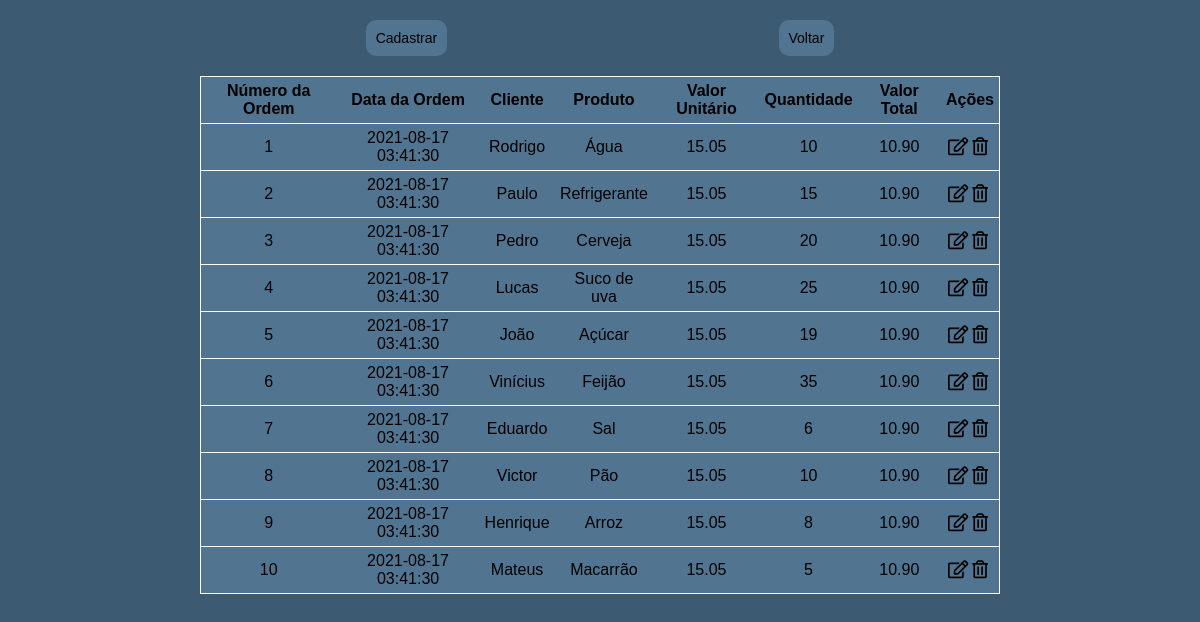
The app's page /order/readOrder.php with its own data.
### tables this page shows
create table if not exists orders(
    order_number int not null auto_increment primary key,
    order_date datetime not null,
    client_id int not null,
    product_id int not null,
    quantity int not null,
	total decimal (8,2) not null,
    foreign key (client_id) references customers (id),
    foreign key (product_id) references products (id)
);

create table if not exists customers(
	id int not null auto_increment primary key,
    name_client varchar(255) not null,
    cpf char(11) not null unique key,
    email varchar(100)
);

create table if not exists products(
	id int not null auto_increment primary key,
    name_product varchar(255) not null,
    bar_code varchar(40) not null unique key,
    unitary_value decimal(8,2) not null
);

### order/readOrder.php (the view, shortened to what this page needs)
<!DOCTYPE html>
<html lang="pt_BR">
<head>
    <link rel="stylesheet" href="../style/index.css">
    <link rel="stylesheet" href="https://cdnjs.cloudflare.com/ajax/libs/font-awesome/5.15.3/css/all.min.css" />
</head>
<body>
    <main>
        <div class="nav-client">
            <input type="button" value="Cadastrar" class="btn-new" onclick="cadOrder()">
            <input type="button" value="Voltar" class="btn-new" onclick="backHome()">
        </div>
        <table>
            <tr>
                <th>Número da Ordem</th>
                <th>Data da Ordem</th>
                <th>Cliente</th>
                <th>Produto</th>
                <th>Valor Unitário</th>
                <th>Quantidade</th>
                <th>Valor Total</th>
                <th>Ações</th>
            </tr>
            <?php
            include_once('../php/connection.php');
            $select = $connection->query('select o.order_number, o.order_date, c.name_client, p.name_product, p.unitary_value, o.quantity, o.total from orders o join customers c on o.client_id = c.id join products p on o.product_id = p.id');
            foreach ($select as $order) {
                echo  '
                    <tr>
                        <td> ' . $order['order_number'] . ' </td>
                        <td> ' . $order['order_date'] . '</td>
                        <td> ' . $order['name_client'] .  '</td>
                        <td> ' . $order['name_product'] .  '</td>
                        <td> ' . $order['unitary_value'] .  '</td>
                        <td> ' . $order['quantity'] .  '</td>
                        <td> ' . $order['total'] .  '</td>
                        <td >
                            <div class="list-order">
                                <a href="./formCreateOrder.php?id=' . $order['order_number'] . '"><i class="far fa-edit"></i></a>
                                <a href="./deleteOrder.php?id=' . $order['order_number'] . '"><i class="far fa-trash-alt"></i></a>
                            </div>
                        </td>
                    </tr>
                        ';
            }
            ?>
        </table>
    </main>
</body>
</html>

### style/index.css (style rules this page uses)
* { margin: 0; padding: 0; box-sizing: border-box; text-decoration: none; list-style: none; font-family: Arial, Helvetica, sans-serif; font-size: 16px; color: black; }
body { background-color: #3C5A72; }
a { text-align: center; }
main { margin: auto; max-width: 800px; }
.nav-client { display: flex; justify-content: space-around; margin: 10px 0; }
.btn-new { margin: 10px 0; padding: 10px; font-size: 14px; background-color: #517490; outline: none; cursor: pointer; border: none; border-radius: 10px; }
table, td, th { border-collapse: collapse; }
table { width: 100%; margin: auto; background-color: #517490; border: 1px solid #fff; }
td, th { padding: 5px; text-align: center; border-bottom: 1px solid #fff; }
.fa-edit, .fa-trash-alt { padding: 0 2px; cursor: pointer; font-size: 1.125em; }
.list-order { display: flex; }

### records on screen
orders: order_number "1", order_date "2021-08-17 03:41:30", client.name_client "Rodrigo", product.name_product "Água", product.unitary_value "15.05", quantity "10", total "10.90"
orders: order_number "2", order_date "2021-08-17 03:41:30", client.name_client "Paulo", product.name_product "Refrigerante", product.unitary_value "15.05", quantity "15", total "10.90"
orders: order_number "3", order_date "2021-08-17 03:41:30", client.name_client "Pedro", product.name_product "Cerveja", product.unitary_value "15.05", quantity "20", total "10.90"
orders: order_number "4", order_date "2021-08-17 03:41:30", client.name_client "Lucas", product.name_product "Suco de uva", product.unitary_value "15.05", quantity "25", total "10.90"
orders: order_number "5", order_date "2021-08-17 03:41:30", client.name_client "João", product.name_product "Açúcar", product.unitary_value "15.05", quantity "19", total "10.90"
orders: order_number "6", order_date "2021-08-17 03:41:30", client.name_client "Vinícius", product.name_product "Feijão", product.unitary_value "15.05", quantity "35", total "10.90"
orders: order_number "7", order_date "2021-08-17 03:41:30", client.name_client "Eduardo", product.name_product "Sal", product.unitary_value "15.05", quantity "6", total "10.90"
orders: order_number "8", order_date "2021-08-17 03:41:30", client.name_client "Victor", product.name_product "Pão", product.unitary_value "15.05", quantity "10", total "10.90"
orders: order_number "9", order_date "2021-08-17 03:41:30", client.name_client "Henrique", product.name_product "Arroz", product.unitary_value "15.05", quantity "8", total "10.90"
orders: order_number "10", order_date "2021-08-17 03:41:30", client.name_client "Mateus", product.name_product "Macarrão", product.unitary_value "15.05", quantity "5", total "10.90"
